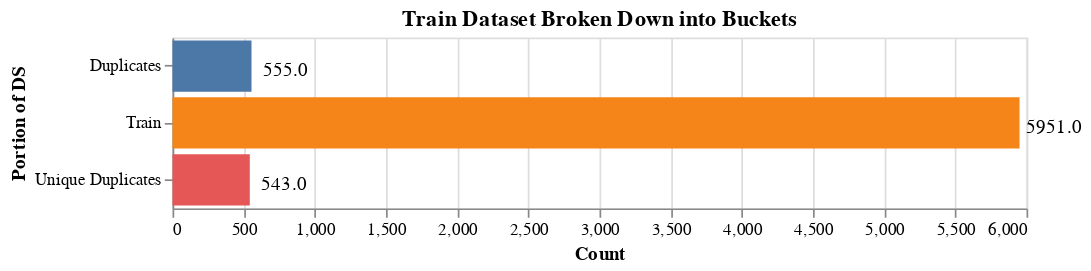

Here is the notebook cell this chart was saved with:
### Code cell
print_duplicate_info('train')

### Figure 1 — Vega-Lite specification as saved in the notebook (floating-point values rounded to 4 significant figures)
{"config": {"view": {"continuousWidth": 400, "continuousHeight": 300}}, "layer": [{"mark": "bar", "encoding": {"color": {"type": "nominal", "field": "Portion", "legend": null}, "detail": {"type": "nominal", "field": "Portion"}, "x": {"type": "quantitative", "axis": {"title": "Count"}, "field": "Size"}, "y": {"type": "nominal", "axis": {"title": "Portion of DS"}, "field": "Portion"}}, "height": 100, "title": "Train Dataset Broken Down into Buckets", "width": 500}, {"mark": {"type": "text", "color": "black", "dx": 20, "dy": 3}, "encoding": {"detail": {"type": "nominal", "field": "Portion"}, "text": {"type": "quantitative", "aggregate": "sum", "field": "Size", "format": ".1f"}, "x": {"type": "quantitative", "aggregate": "sum", "field": "Size", "stack": "zero"}, "y": {"type": "nominal", "field": "Portion"}}}], "data": {"name": "data-e3dcce3ef3d38f1ecf2be01d3438eb76"}, "$schema": "https://vega.github.io/schema/vega-lite/v4.8.1.json", "datasets": {"data-e3dcce3ef3d38f1ecf2be01d3438eb76": [{"Size": 5951, "Portion": "Train"}, {"Size": 555, "Portion": "Duplicates"}, {"Size": 543, "Portion": "Unique Duplicates"}]}}
